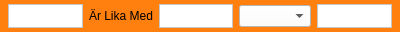
<?xml version="1.0" encoding="UTF-8"?>
<ui version="4.0">
 <class>MathBlock_Canvas</class>
 <widget class="CBBaseBlock" name="MathBlock_Canvas">
  <property name="geometry">
   <rect>
    <x>0</x>
    <y>0</y>
    <width>400</width>
    <height>32</height>
   </rect>
  </property>
  <property name="windowTitle">
   <string>MathBlock_Canvas</string>
  </property>
  <layout class="QHBoxLayout" name="horizontalLayout">
   <property name="leftMargin">
    <number>0</number>
   </property>
   <property name="topMargin">
    <number>0</number>
   </property>
   <property name="rightMargin">
    <number>0</number>
   </property>
   <property name="bottomMargin">
    <number>0</number>
   </property>
   <item>
    <widget class="QWidget" name="widget" native="true">
     <property name="styleSheet">
      <string notr="true">background-color: rgb(255, 127, 15);</string>
     </property>
     <layout class="QHBoxLayout" name="horizontalLayout_2">
      <property name="leftMargin">
       <number>8</number>
      </property>
      <property name="topMargin">
       <number>4</number>
      </property>
      <property name="rightMargin">
       <number>8</number>
      </property>
      <property name="bottomMargin">
       <number>4</number>
      </property>
      <item>
       <widget class="QPlainTextEdit" name="InParam0">
        <property name="maximumSize">
         <size>
          <width>16777215</width>
          <height>24</height>
         </size>
        </property>
        <property name="styleSheet">
         <string notr="true">background-color: rgb(255, 255, 255);</string>
        </property>
        <property name="verticalScrollBarPolicy">
         <enum>Qt::ScrollBarAlwaysOff</enum>
        </property>
        <property name="horizontalScrollBarPolicy">
         <enum>Qt::ScrollBarAlwaysOff</enum>
        </property>
       </widget>
      </item>
      <item>
       <widget class="QLabel" name="label">
        <property name="text">
         <string>Är Lika Med</string>
        </property>
       </widget>
      </item>
      <item>
       <widget class="QPlainTextEdit" name="InParam1">
        <property name="maximumSize">
         <size>
          <width>16777215</width>
          <height>24</height>
         </size>
        </property>
        <property name="styleSheet">
         <string notr="true">background-color: rgb(255, 255, 255);</string>
        </property>
        <property name="verticalScrollBarPolicy">
         <enum>Qt::ScrollBarAlwaysOff</enum>
        </property>
        <property name="horizontalScrollBarPolicy">
         <enum>Qt::ScrollBarAlwaysOff</enum>
        </property>
       </widget>
      </item>
      <item>
       <widget class="QComboBox" name="DropDown">
        <property name="styleSheet">
         <string notr="true">background-color: rgb(255, 255, 255);</string>
        </property>
       </widget>
      </item>
      <item>
       <widget class="QPlainTextEdit" name="InParam2">
        <property name="maximumSize">
         <size>
          <width>16777215</width>
          <height>24</height>
         </size>
        </property>
        <property name="styleSheet">
         <string notr="true">background-color: rgb(255, 255, 255);</string>
        </property>
        <property name="verticalScrollBarPolicy">
         <enum>Qt::ScrollBarAlwaysOff</enum>
        </property>
        <property name="horizontalScrollBarPolicy">
         <enum>Qt::ScrollBarAlwaysOff</enum>
        </property>
       </widget>
      </item>
     </layout>
    </widget>
   </item>
  </layout>
 </widget>
 <layoutdefault spacing="6" margin="11"/>
 <customwidgets>
  <customwidget>
   <class>CBBaseBlock</class>
   <extends>QWidget</extends>
   <header>cbbaseblock.h</header>
   <container>1</container>
  </customwidget>
 </customwidgets>
 <resources/>
 <connections/>
</ui>
